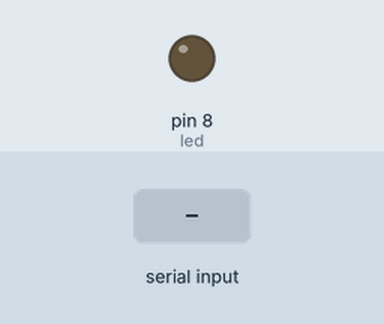
Simulated run of this sketch. Board: Arduino Uno, built with avr-gcc and run on an emulated ATmega328P. Shown: output pins drawn as LEDs (lit = HIGH). Inputs (shaded band) come from the test bench.

Above: at 1.2 s.
1.3 s: "1" received over Serial
At 2.0 s:
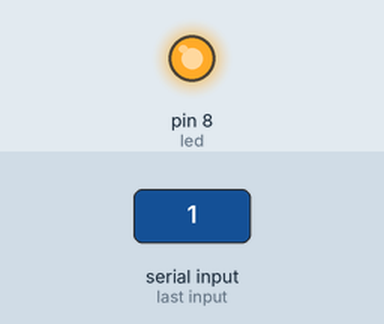
2.8 s: "0" received over Serial
At 3.1 s:
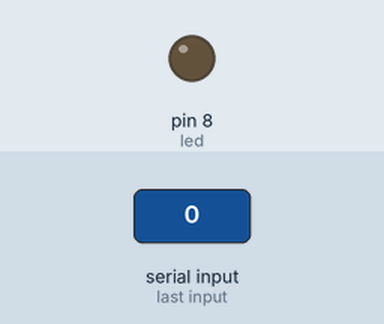
Timing chart, 0 to 5.8 s (numbered marks = the images above; inputs shaded):
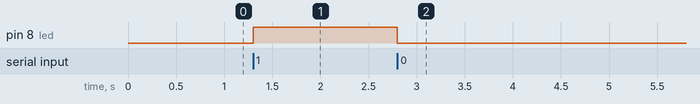

Measured:
- after the input at 1.3 s, pin 8 (led): LOW → HIGH at once
- after the input at 2.8 s, pin 8 (led): HIGH → LOW at once

The sketch:

Arduion_Code.ino
```cpp
int datafromUser=0;
const int led = 8; //Define the led Pin address insted of 8
void setup() {
  // put your setup code here, to run once:
  pinMode( led , OUTPUT );
  Serial.begin(9600);
}

void loop() {
  // put your main code here, to run repeatedly:
  if(Serial.available() > 0)
  {
    datafromUser=Serial.read();
  }

  if(datafromUser == '1')
  {
    digitalWrite( led , HIGH );
  }
  else if(datafromUser == '0')
  {
    digitalWrite( led, LOW);
  }

}
```
